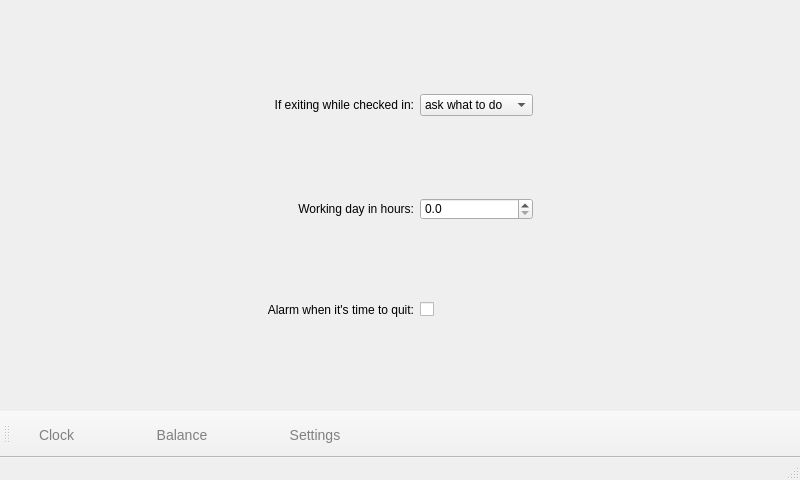
<?xml version="1.0" encoding="UTF-8"?>
<ui version="4.0">
 <class>MainWindow</class>
 <widget class="QMainWindow" name="MainWindow">
  <property name="geometry">
   <rect>
    <x>0</x>
    <y>0</y>
    <width>800</width>
    <height>480</height>
   </rect>
  </property>
  <property name="sizePolicy">
   <sizepolicy hsizetype="Fixed" vsizetype="Fixed">
    <horstretch>0</horstretch>
    <verstretch>0</verstretch>
   </sizepolicy>
  </property>
  <property name="windowTitle">
   <string>Flexo</string>
  </property>
  <property name="styleSheet">
   <string notr="true">QToolButton {

	margin-left: 10 px;
	margin-right: 40 px;
	padding-left: 10 px;
	padding-right: 10 px;
	padding-top: 10 px;
	padding-bottom: 10 px;
	font: 14px;
	color: gray;
   	border-width: 1px;
  border-radius: 7px;
}

QToolButton:pressed, QToolButton:checked {
	color: white;
} 
</string>
  </property>
  <widget class="QWidget" name="centralwidget">
   <property name="styleSheet">
    <string notr="true"/>
   </property>
   <layout class="QHBoxLayout" name="horizontalLayout_2">
    <item>
     <widget class="QStackedWidget" name="mainView">
      <property name="currentIndex">
       <number>2</number>
      </property>
      <widget class="QWidget" name="clockPage">
       <layout class="QVBoxLayout" name="verticalLayout">
        <item>
         <spacer name="verticalSpacer">
          <property name="orientation">
           <enum>Qt::Vertical</enum>
          </property>
          <property name="sizeHint" stdset="0">
           <size>
            <width>20</width>
            <height>40</height>
           </size>
          </property>
         </spacer>
        </item>
        <item>
         <widget class="QLabel" name="elapsedTimeText">
          <property name="font">
           <font>
            <family>Bitstream Charter</family>
            <pointsize>72</pointsize>
           </font>
          </property>
          <property name="styleSheet">
           <string notr="true"/>
          </property>
          <property name="text">
           <string>00:12</string>
          </property>
          <property name="alignment">
           <set>Qt::AlignCenter</set>
          </property>
         </widget>
        </item>
        <item>
         <widget class="QLabel" name="checkInText">
          <property name="font">
           <font>
            <pointsize>15</pointsize>
           </font>
          </property>
          <property name="text">
           <string>Checked in at 12:55</string>
          </property>
          <property name="alignment">
           <set>Qt::AlignCenter</set>
          </property>
         </widget>
        </item>
        <item>
         <spacer name="verticalSpacer_3">
          <property name="orientation">
           <enum>Qt::Vertical</enum>
          </property>
          <property name="sizeHint" stdset="0">
           <size>
            <width>20</width>
            <height>18</height>
           </size>
          </property>
         </spacer>
        </item>
        <item>
         <layout class="QHBoxLayout" name="horizontalLayout">
          <item>
           <spacer name="horizontalSpacer_3">
            <property name="orientation">
             <enum>Qt::Horizontal</enum>
            </property>
            <property name="sizeHint" stdset="0">
             <size>
              <width>40</width>
              <height>20</height>
             </size>
            </property>
           </spacer>
          </item>
          <item>
           <widget class="QPushButton" name="checkInToggle">
            <property name="sizePolicy">
             <sizepolicy hsizetype="Fixed" vsizetype="Fixed">
              <horstretch>0</horstretch>
              <verstretch>0</verstretch>
             </sizepolicy>
            </property>
            <property name="styleSheet">
             <string notr="true">QPushButton {

min-width: 220px;
min-height: 95px;
border-image: url(:/images/checkin-button.png);
}

QPushButton:checked {
border-image: url(:/images/checkout-button.png);
}

QPushButton:pressed {
    border-style: inset;
}
</string>
            </property>
            <property name="text">
             <string/>
            </property>
            <property name="checkable">
             <bool>true</bool>
            </property>
            <property name="checked">
             <bool>false</bool>
            </property>
            <property name="autoDefault">
             <bool>false</bool>
            </property>
            <property name="default">
             <bool>false</bool>
            </property>
            <property name="flat">
             <bool>false</bool>
            </property>
           </widget>
          </item>
          <item>
           <spacer name="horizontalSpacer_4">
            <property name="orientation">
             <enum>Qt::Horizontal</enum>
            </property>
            <property name="sizeHint" stdset="0">
             <size>
              <width>40</width>
              <height>20</height>
             </size>
            </property>
           </spacer>
          </item>
         </layout>
        </item>
        <item>
         <spacer name="verticalSpacer_2">
          <property name="orientation">
           <enum>Qt::Vertical</enum>
          </property>
          <property name="sizeHint" stdset="0">
           <size>
            <width>20</width>
            <height>19</height>
           </size>
          </property>
         </spacer>
        </item>
       </layout>
      </widget>
      <widget class="QWidget" name="balancePage">
       <layout class="QGridLayout" name="gridLayout_2">
        <item row="0" column="0">
         <widget class="QDoubleSpinBox" name="balanceEdit">
          <property name="sizePolicy">
           <sizepolicy hsizetype="Fixed" vsizetype="Fixed">
            <horstretch>0</horstretch>
            <verstretch>0</verstretch>
           </sizepolicy>
          </property>
          <property name="font">
           <font>
            <pointsize>36</pointsize>
           </font>
          </property>
          <property name="styleSheet">
           <string notr="true"/>
          </property>
          <property name="alignment">
           <set>Qt::AlignCenter</set>
          </property>
          <property name="buttonSymbols">
           <enum>QAbstractSpinBox::UpDownArrows</enum>
          </property>
          <property name="decimals">
           <number>1</number>
          </property>
          <property name="singleStep">
           <double>1.000000000000000</double>
          </property>
         </widget>
        </item>
        <item row="1" column="0">
         <widget class="QComboBox" name="balanceUnitSelector">
          <item>
           <property name="text">
            <string>Hours</string>
           </property>
          </item>
          <item>
           <property name="text">
            <string>Days</string>
           </property>
          </item>
         </widget>
        </item>
       </layout>
      </widget>
      <widget class="QWidget" name="settingsPage">
       <layout class="QGridLayout" name="gridLayout_3">
        <item row="0" column="1">
         <widget class="QLabel" name="label_2">
          <property name="text">
           <string>If exiting while checked in:</string>
          </property>
          <property name="alignment">
           <set>Qt::AlignRight|Qt::AlignTrailing|Qt::AlignVCenter</set>
          </property>
         </widget>
        </item>
        <item row="0" column="2">
         <widget class="QComboBox" name="exitOptionComboBox">
          <property name="sizePolicy">
           <sizepolicy hsizetype="Minimum" vsizetype="Fixed">
            <horstretch>0</horstretch>
            <verstretch>0</verstretch>
           </sizepolicy>
          </property>
          <item>
           <property name="text">
            <string>ask what to do</string>
           </property>
          </item>
          <item>
           <property name="text">
            <string>check out</string>
           </property>
          </item>
          <item>
           <property name="text">
            <string>stay checked in</string>
           </property>
          </item>
         </widget>
        </item>
        <item row="1" column="1">
         <widget class="QLabel" name="label">
          <property name="text">
           <string>Working day in hours:</string>
          </property>
          <property name="alignment">
           <set>Qt::AlignRight|Qt::AlignTrailing|Qt::AlignVCenter</set>
          </property>
         </widget>
        </item>
        <item row="1" column="2">
         <widget class="QDoubleSpinBox" name="workdaySpinBox">
          <property name="decimals">
           <number>1</number>
          </property>
         </widget>
        </item>
        <item row="1" column="0">
         <spacer name="horizontalSpacer">
          <property name="orientation">
           <enum>Qt::Horizontal</enum>
          </property>
          <property name="sizeHint" stdset="0">
           <size>
            <width>40</width>
            <height>20</height>
           </size>
          </property>
         </spacer>
        </item>
        <item row="1" column="3">
         <spacer name="horizontalSpacer_2">
          <property name="orientation">
           <enum>Qt::Horizontal</enum>
          </property>
          <property name="sizeHint" stdset="0">
           <size>
            <width>40</width>
            <height>20</height>
           </size>
          </property>
         </spacer>
        </item>
        <item row="2" column="2">
         <widget class="QCheckBox" name="alarmCheckBox">
          <property name="text">
           <string/>
          </property>
         </widget>
        </item>
        <item row="2" column="1">
         <widget class="QLabel" name="label_3">
          <property name="text">
           <string>Alarm when it's time to quit:</string>
          </property>
          <property name="alignment">
           <set>Qt::AlignRight|Qt::AlignTrailing|Qt::AlignVCenter</set>
          </property>
         </widget>
        </item>
       </layout>
      </widget>
     </widget>
    </item>
   </layout>
  </widget>
  <widget class="QStatusBar" name="statusbar"/>
  <widget class="QMenuBar" name="appMenuBar">
   <property name="geometry">
    <rect>
     <x>0</x>
     <y>0</y>
     <width>800</width>
     <height>22</height>
    </rect>
   </property>
  </widget>
  <widget class="QToolBar" name="toolBar">
   <property name="windowTitle">
    <string>toolBar</string>
   </property>
   <property name="movable">
    <bool>true</bool>
   </property>
   <property name="iconSize">
    <size>
     <width>48</width>
     <height>48</height>
    </size>
   </property>
   <property name="toolButtonStyle">
    <enum>Qt::ToolButtonIconOnly</enum>
   </property>
   <property name="floatable">
    <bool>false</bool>
   </property>
   <attribute name="toolBarArea">
    <enum>BottomToolBarArea</enum>
   </attribute>
   <attribute name="toolBarBreak">
    <bool>false</bool>
   </attribute>
   <addaction name="actionClock"/>
   <addaction name="actionBalance"/>
   <addaction name="actionSettings"/>
  </widget>
  <action name="actionReset">
   <property name="text">
    <string>&amp;Clear all</string>
   </property>
   <property name="shortcut">
    <string>Ctrl+C</string>
   </property>
  </action>
  <action name="actionClock">
   <property name="checkable">
    <bool>true</bool>
   </property>
   <property name="icon">
    <iconset resource="resources.qrc">
     <normaloff>:/images/clock-off.png</normaloff>
     <normalon>:/images/clock.png</normalon>
     <activeoff>:/images/clock.png</activeoff>:/images/clock-off.png</iconset>
   </property>
   <property name="text">
    <string>Clock</string>
   </property>
  </action>
  <action name="actionSettings">
   <property name="checkable">
    <bool>true</bool>
   </property>
   <property name="icon">
    <iconset resource="resources.qrc">
     <normaloff>:/images/gear-off.png</normaloff>
     <normalon>:/images/gear.png</normalon>
     <activeoff>:/images/gear.png</activeoff>:/images/gear-off.png</iconset>
   </property>
   <property name="text">
    <string>Settings</string>
   </property>
  </action>
  <action name="actionBalance">
   <property name="checkable">
    <bool>true</bool>
   </property>
   <property name="icon">
    <iconset resource="resources.qrc">
     <normaloff>:/images/scale-off.png</normaloff>
     <normalon>:/images/scale.png</normalon>
     <activeoff>:/images/scale.png</activeoff>:/images/scale-off.png</iconset>
   </property>
   <property name="text">
    <string>Balance</string>
   </property>
  </action>
 </widget>
 <resources>
  <include location="resources.qrc"/>
 </resources>
 <connections/>
</ui>
